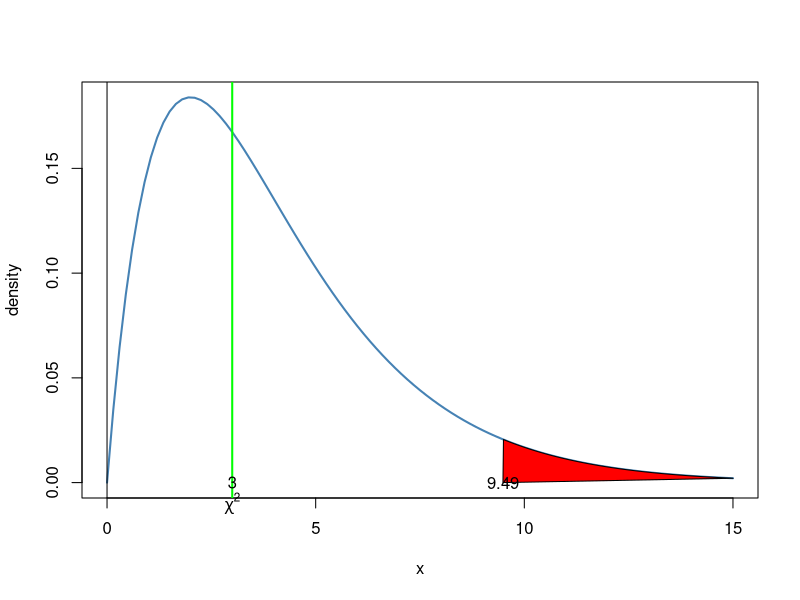

Write the R code that produced this figure.
#apge no: 472-473
emp<-data.frame(E=c(12,12,12,12,12),
                     O=c(15,12,9,9,15))
emp$OE=emp$O-emp$E
emp$OEsq=emp$OE^2
emp$OE2=emp$OEsq/emp$E
View(emp)
no=nrow(emp)
t_stat=sum(emp$OE2)
df=no-1
print(paste("df =",df))
print(paste(" t stat =",t_stat))
alpha=0.05
t_critical=qchisq(1-alpha,df=no-1)
if(t_stat<=t_critical)
{
  print("Accept H0")
}else
{
  print("Reject H0")
}
curve(dchisq(x,df=df),from=0,to=15,
      ylab="density",
      lwd=2,
      col='steelblue')
x<-seq(0,15,0.1)
y<-dchisq(x,df=df)
abline(v=0)
abline(v=t_stat,lwd=2,col='green')
polygon(c(x[x>=t_critical],t_critical ),c(y[x>=t_critical],0),col="red")
text(t_stat,0,round(t_stat,2))
text(t_critical,0,round(t_critical,2))
text(60,0.04,expression(alpha))
text(65,0.04,alpha)
mtext(expression(chi^2),side=1,at=3,cex=1)
